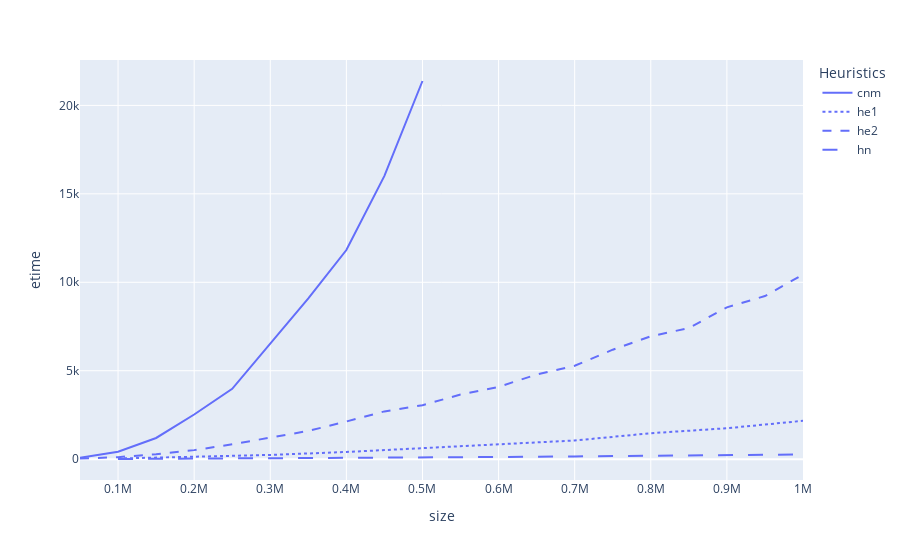

Write notebook code for a chart like this one.
### Markdown cell above
`px.line(...)` は、線を色で描き分けるかわりに、**異なる線種**を用いて描きわけることもできます。その場合は `line_dash='欄の名前',` で指定します。

### Code cell
px.line(size_etime_all,
        x='size', y='etime',
        line_dash='Heuristics',
        )

### Figure 1 — Plotly figure (JSON) as saved in the notebook; plotly's stock layout.template omitted (floating-point values rounded to 4 significant figures)
{"data": [{"hovertemplate": "Heuristics=cnm<br>size=%{x}<br>etime=%{y}<extra></extra>", "legendgroup": "cnm", "line": {"color": "#636efa", "dash": "solid"}, "marker": {"symbol": "circle"}, "mode": "lines", "name": "cnm", "orientation": "v", "showlegend": true, "type": "scatter", "x": [50000, 100000, 150000, 200000, 250000, 300000, 350000, 400000, 450000, 500000], "xaxis": "x", "y": [77.69, 423.7, 1199.0, 2526.0, 3980.0, 6509.0, 9092.0, 11820.0, 16020.0, 21380.0], "yaxis": "y"}, {"hovertemplate": "Heuristics=he1<br>size=%{x}<br>etime=%{y}<extra></extra>", "legendgroup": "he1", "line": {"color": "#636efa", "dash": "dot"}, "marker": {"symbol": "circle"}, "mode": "lines", "name": "he1", "orientation": "v", "showlegend": true, "type": "scatter", "x": [100000, 200000, 300000, 400000, 500000, 600000, 700000, 800000, 900000, 1000000], "xaxis": "x", "y": [37.51, 128.7, 241.1, 407.5, 616.4, 813.7, 1056.0, 1467.0, 1750.0, 2168.0], "yaxis": "y"}, {"hovertemplate": "Heuristics=he2<br>size=%{x}<br>etime=%{y}<extra></extra>", "legendgroup": "he2", "line": {"color": "#636efa", "dash": "dash"}, "marker": {"symbol": "circle"}, "mode": "lines", "name": "he2", "orientation": "v", "showlegend": true, "type": "scatter", "x": [50000, 100000, 150000, 200000, 250000, 300000, 350000, 400000, 450000, 500000, 550000, 600000, 650000, 700000, 750000, 800000, 850000, 900000, 950000, 1000000], "xaxis": "x", "y": [34.06, 114.9, 283.9, 511.2, 841.2, 1199.0, 1597.0, 2129.0, 2701.0, 3051.0, 3653.0, 4087.0, 4787.0, 5281.0, 6190.0, 6947.0, 7414.0, 8585.0, 9221.0, 10440.0], "yaxis": "y"}, {"hovertemplate": "Heuristics=hn<br>size=%{x}<br>etime=%{y}<extra></extra>", "legendgroup": "hn", "line": {"color": "#636efa", "dash": "longdash"}, "marker": {"symbol": "circle"}, "mode": "lines", "name": "hn", "orientation": "v", "showlegend": true, "type": "scatter", "x": [100000, 200000, 300000, 400000, 500000, 600000, 700000, 800000, 900000, 1000000], "xaxis": "x", "y": [9.904, 25.69, 47.18, 70.04, 97.12, 122.6, 155.5, 189.7, 209.6, 268.0], "yaxis": "y"}], "layout": {"legend": {"title": {"text": "Heuristics"}, "tracegroupgap": 0}, "margin": {"t": 60}, "xaxis": {"anchor": "y", "domain": [0, 1], "title": {"text": "size"}}, "yaxis": {"anchor": "x", "domain": [0, 1], "title": {"text": "etime"}}}}
